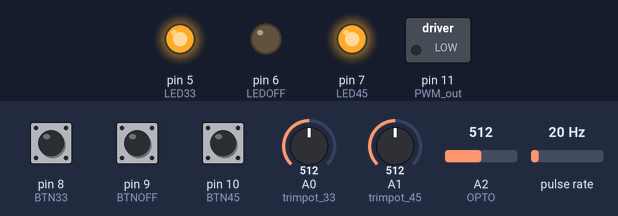
The sketch below on a simulated Arduino Uno, built with avr-gcc and run on an emulated ATmega328P. On the bench: switched loads named in the sketch (green lamp = pin HIGH), output pins drawn as LEDs (lit = HIGH). Wiring (inferred from the names in the program): pulse sensor: data pin 2. Inputs (shaded band) come from the test bench; at power-on: pin 8 (BTN33) HIGH, pulse rate 20 Hz, pin 10 (BTN45) HIGH, pin 9 (BTNOFF) HIGH, A0 (trimpot_33) = 512, A1 (trimpot_45) = 512, A2 (OPTO) = 512.

Above: at 1.2 s.
1.3 s: pin 8 (BTN33) pulled LOW for 0.15 s
At 1.6 s:
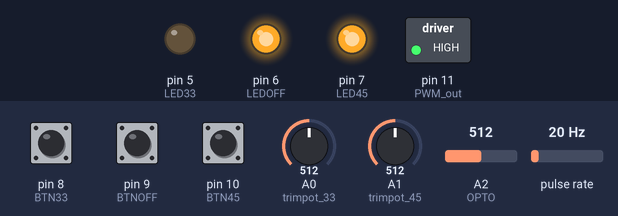
2.9 s: pulse rate (sensor on pin 2) set to 35 Hz
5.9 s: pin 10 (BTN45) pulled LOW for 0.15 s
At 6.5 s:
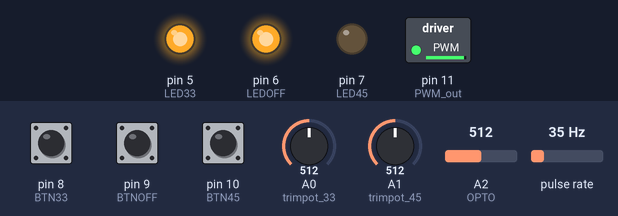
8.9 s: pulse rate (sensor on pin 2) set to 50 Hz
11.9 s: pin 8 (BTN33) pulled LOW for 1 s
At 13.3 s:
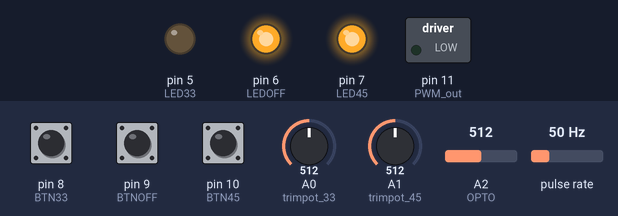
14.4 s: pin 10 (BTN45) pulled LOW for 1 s
At 14.8 s:
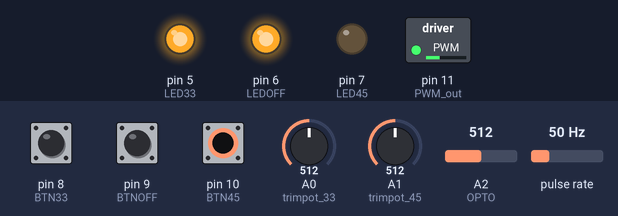
Timing chart, 0 to 18.4 s (numbered marks = the images above; inputs shaded):
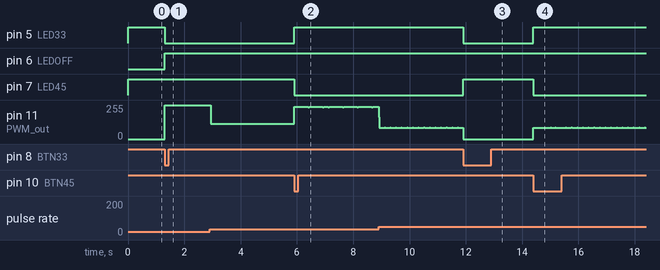

Measured:
- after the input at 1.3 s, pin 5 (LED33): HIGH → LOW at once; pin 6 (LEDOFF): LOW → HIGH at once; pin 11 (PWM_out): 0/255 → 255/255 at once
- after the input at 5.9 s, pin 5 (LED33): LOW → HIGH at once; pin 7 (LED45): HIGH → LOW at once
- after the input at 11.9 s, pin 5 (LED33): HIGH → LOW at once; pin 7 (LED45): LOW → HIGH at once
- after the input at 14.4 s, pin 5 (LED33): LOW → HIGH at once; pin 7 (LED45): HIGH → LOW at once

The sketch:

Philips_212_r5.ino
```cpp
#define LEDOFF 6    // "OFF" LED drive output, LOW = on
#define LED33 5     // "33" LED drive output, LOW = on
#define LED45 7     // "45" LED drive output, LOW = on
#define BTNOFF 9    // "OFF" touch button input
#define BTN33 8     // "33" touch button input
#define BTN45 10    // "45" touch button input
#define trimpot_33 A0  // analog input from trim pot to fine tune 33 RPM
#define trimpot_45 A1   // analog inpit from trim pot to fine tune 45 RPM
#define OPTO A2         // analog input from auto off photo resistor

byte stateOFF = LOW;      // current state of LEDOFF output, start LEDOFF low (on) at power up
byte readingOFF= LOW;    // current reading from BTNOFF input, start BTNOFF low at power up
byte previousOFF = LOW;   // the previous reading from the BTN input, start low at power up

byte state33 = HIGH;      //start 33 RPM off at power up
byte reading33 = HIGH;
byte previous33 = HIGH;

byte state45 = HIGH;      //start 45 RPM off at power up
byte reading45 = HIGH;
byte previous45 = HIGH;

int v_trim_45;            //45 RPM fine trim pot value
int v_trim_33;            //33 RPM fine trim pot value
int v_photo;               //auto-off photo sensor value
int photo_trip;             //threshold for auto-off sensing
int trim_offset;            //offset fine trim reading so center rotation = 0

byte tach_in = 2;         //input pin for tach output from motor
byte PWM_out = 11;        //PWM drive output to motor
int t_diff;              //difference between set and target period
int t_set;               //Tach period target value for the currently active RPM
int t_set_33;            //Tach period target value for 33RPM
int t_set_45;            //Tach period target value for 45RPM
int t_err_range;         //sets gain of motor control loop
int n_PWM;               //PWM motor drive
int n_offset;
volatile unsigned long t_per;
unsigned long microseconds;


// the following variables are long's because the time, measured in miliseconds,
// will quickly become a bigger number than can be stored in an int.
long timeOFF = 0;         // the last time the OFF touch botton changed state
long time33 = 0;          // the last time the 33 touch botton changed state
long time45 = 0;          // the last time the 45 touch botton changed state
long debounce = 10;   // debounce time (ms) can be short because OFF, 33, and 45 states latch until a different button is pressed

void setup()
{
  pinMode(BTNOFF, INPUT);  //set up OFF, 33, and 45 buttons
  pinMode(BTN33, INPUT);
  pinMode(BTN45, INPUT);
  pinMode(LED45, OUTPUT);  //set up OFF, 33, and 45 indicator LEDs
  pinMode(LED33, OUTPUT);
  pinMode(LEDOFF, OUTPUT);
  pinMode(tach_in, INPUT);
  pinMode(PWM_out, OUTPUT);
  attachInterrupt(0, tachometer, FALLING); // set external interrupt for tachometer period measurment
  //Serial.begin(115200);   //run when troubleshooting

  t_set_33 = 24650;         //target period for 33RPM. Set by trying values while measuring turntable with a separate tachometer

  t_set_45 = 17700;         //target period for 45RPM. Set by trying values while measuring turntable with a separate tachometer

  t_per = 50000;            //start with long per to ensure startup
  t_err_range = 7000;       //maps to PWM output to set gain. Lower number equals higher gain. Set while watching PWM output on oscilloscope. Set to highest values that does not result in oscillation pulse width.
  n_offset = 127-43;        // PWM output that drives motor at 33.3 RPM. Measured to get approximately correct output when t_diff is 0
  trim_offset = 512;        // offset fine adjust readings so mid rotation = 0
  photo_trip = 800;         // threshold for end-of-record auto-off photo sensor

}

/* switch
 *
 * Each time the input pin goes from LOW to HIGH (e.g. because of a push-button
 * press), the corrosponding output pin goes low and the other two go high.
 * Repeated button presses of the same button do nothing. A different button must be pressed to change state.
 * There's a minimum delay between toggles to debounce the circuit (i.e. to ignore
 * noise)
 *
 * David A. Mellis with modifications by L. Sherman (2/2019) for interlock mechanism
 * 21 November 2006
 */

void loop()

{

// trouble-shooting serial print parameters
//Serial.print(t_per);
//Serial.print(" ");
//Serial.print(t_diff);
//Serial.print(" ");
//Serial.print(v_trim_33);
//Serial.print(" ");
//Serial.print(v_trim_45);
//Serial.print (" ");
//Serial.print (t_set);
//Serial.print (" ");
//Serial.print (n_PWM);
//Serial.print (" ");
//Serial.print (v_photo);
//Serial.println();

v_trim_45 = analogRead (trimpot_45);
v_trim_33 = analogRead (trimpot_33);
v_photo = analogRead (OPTO);

  // if the input just went from LOW and HIGH and we've waited long enough
  // to ignore any noise on the circuit, drive the output pin low and the other two outputs high and remember
  // the time

  // code for "OFF" button and LED

  readingOFF = digitalRead(BTNOFF);
   if (readingOFF == LOW && millis() - timeOFF > debounce) {
    if (stateOFF == HIGH)
    {stateOFF = LOW;
      state33 = HIGH;     //turn off OFF and 45 LEDS
      state45 = HIGH;}    //turn off OFF and 33 LEDS

    else
      stateOFF = LOW;

    timeOFF = millis();
  }
  digitalWrite(LEDOFF, stateOFF);
  previousOFF = readingOFF;


  // code for "33 RPM" button and LED
  reading33 = digitalRead(BTN33);

  if (reading33 == LOW && millis() - time33 > debounce) {
    if (state33 == HIGH)
       {stateOFF = HIGH;
      state33 = LOW;
      state45 = HIGH;

       }
    else
      state33 = LOW;
    time33 = millis();

  }

 if (state33 == LOW) {
  t_set = t_set_33 + v_trim_33 - trim_offset;
  }

  digitalWrite(LED33, state33);

  previous33 = reading33;


  // code for "45 RPM" button and LED
reading45 = digitalRead(BTN45);

  if (reading45 == LOW && millis() - time45 > debounce) {
    if (state45 == HIGH)
       {stateOFF = HIGH;
      state33 = HIGH;
      state45 = LOW;

      }

    else
      state45 = LOW;
    time45 = millis();

  }

  if (state45 == LOW) {
  t_set = t_set_45 + v_trim_45 - trim_offset;
  }

  digitalWrite(LED45, state45);
  previous45 = reading45;

//end of "45 RPM" code

if (v_photo > photo_trip) // When the tonearm reaches the record end, the photo resistor is interrupted and the OFF state is set
{     stateOFF = LOW;     // off state, OFF LED on
      state33 = HIGH;     // turn off OFF and 45 LEDS
      state45 = HIGH;}

// read period from tachometer and control motor
 t_per = constrain(t_per, 5000, 50000);
 t_diff = t_per - t_set;
 n_PWM = map(t_diff, t_err_range, -t_err_range, 255, 0);
 n_PWM = n_PWM - n_offset;
 n_PWM = constrain(n_PWM, 0, 255);

if (stateOFF == LOW) analogWrite (PWM_out, 0);    //hold motor off during OFF state
else analogWrite(PWM_out, n_PWM);                 //else drive motor with PWM output

}

//Determine time between pulses from tachometer
void tachometer()
{
    t_per = micros() - microseconds;
microseconds = micros();
}
```
